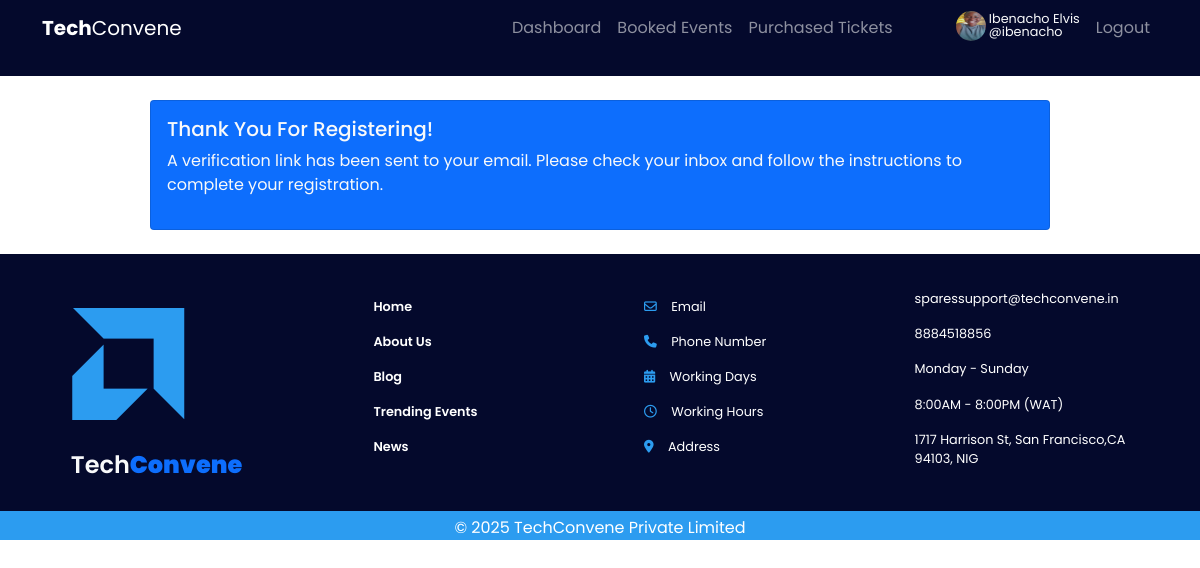
The page /auth/register/account_activation_sent/ (signed in) on the database its author committed.
### accounts/models.py (models this page shows, shortened)
class CustomUser(AbstractUser):
    ROLES = (
        ('USER', 'User'),
        ('ADMIN', 'Admin'))
    role = models.CharField(max_length=20, choices=ROLES, default='USER')
    email = models.CharField(max_length=150, unique=True, null=False, blank=False)
    username = models.CharField(max_length=100, unique=False, null=True, blank=True)
    first_name = models.CharField(max_length=150, blank=False, null=False)
    last_name = models.CharField(max_length=150, blank=False, null=False)
    USERNAME_FIELD = 'email'
    REQUIRED_FIELDS = []
    objects = UserManager()
    class Meta:
        permissions = (("can_add_user", "Can add user"),
            ("can_update_user", "Can update user"),
            ("can_delete_user", "Can delete user"),
            )

class UserProfile(models.Model):
    profile_picture = models.ImageField(upload_to='media/', blank=True, null=True)
    date_of_birth = models.DateField(blank=True, null=True)
    age = models.IntegerField(blank=True, null=True)
    user = models.OneToOneField(CustomUser, on_delete=models.CASCADE, related_name='profile')
    bio = models.TextField(max_length=500, blank=True)

### accounts/views.py (the view)
# urls.py: path('auth/register/account_activation_sent/', views.account_activation_sent, name='account_activation_sent'),
def account_activation_sent(request):
    return render(request, 'accounts/account_activation_sent.html')

### accounts/templates/accounts/account_activation_sent.html (shortened to what this page needs)
{% extends 'accounts/base.html' %}
{% load static %}
{% load crispy_forms_tags %}
{% block header %}
<div class="header-bg">
    <nav class="navbar navbar-expand-lg navbar-dark">
        <div class="container">
          <a class="navbar-brand" href="{% url 'home' %}"><b  id='logo' >Tech</b>Convene</a>
          <div class="collapse navbar-collapse" id="navbarSupportedContent">
           <ul class="navbar-nav ms-auto my-auto mb-1 mb-lg-0">
                {% if user.is_authenticated %}
                    {% if user.role == 'ADMIN'%}
                        <li class="nav-item"><a class="nav-link" aria-current="page" href="{% url 'admin_dashboard_view' %}">Dashboard</a></li>
                    {% else %}
                        <li class="nav-item"><a  class="nav-link" href="{% url 'user_dashboard_view' %}">Dashboard</a></li>
                    {% endif %}
                    <li class="nav-item"><a class="nav-link"  href="{% url 'booked_event' %}">Booked Events</a></li>
                    <li class="nav-item"><a class="nav-link" href="{% url 'purchased_tickets' %}">Purchased Tickets</a></li>
                    <li class="nav-item">
                        {% if user.profile.profile_picture%}
                        <img src="{{ user.profile.profile_picture.url}}" class="rounded-circle" id="prof_img" width="30" height="30" alt="profile"/>
                        {%else%}
                        <img src="#" class="rounded-circle" width="30" height="30"/>
                        {% endif %}
                    </li>
                    <a href="{% url 'profile' %}"  class="profile_text text-decoration-none text-light"><span >{{user.first_name}} {{user.last_name}}<br>@{{user.username}}</br></span></a>
                    <li class="nav-item"><a class="nav-link" href="{% url 'logout'%}" >Logout</a></li>
            {% endif %}
            </ul>
          </div>
        </div>
      </nav>
</div>
{% endblock %}
{% block content%}
<div class="card w-75 mb-4 mt-4 ms-auto mx-auto bg-primary text-light">
    <div class="card-body">
      <h5 class="card-title">Thank You For Registering!</h5>
      <p>A verification link has been sent to your email. Please check your inbox and follow the instructions to complete your registration.</p>
    </div>
  </div>
{% endblock %}

### accounts/static/accounts/css/style.css (style rules this page uses)
* { margin: 0; padding: 0; box-sizing: border-box; font-family: Poppins; }
html, body { overflow-x: hidden; scroll-behavior: smooth; width: 100%; }
.header-bg { background: #04092C; height: auto; padding-bottom: 20px; width: 100%; }
#prof_img { margin-left: 55px; margin-top:0.2rem; }
.profile_text { font-size: 0.8rem; margin: auto; margin-top: auto; line-height: 1; text-decoration: none; cursor: pointer; display: inline-block; margin-top: 5px; margin-left: 0.2rem; margin-right: 0.5rem; overflow-y: hidden; }

### rows shown on the page
CustomUser: profile.profile_picture (picture), first_name "Ibenacho", last_name "Elvis", username "ibenacho"
